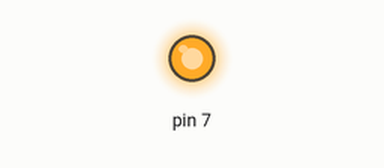
Recording of a sketch running on a simulated Arduino Uno, built with avr-gcc and run on an emulated ATmega328P. Shown: output pins drawn as LEDs (lit = HIGH).

Above: at 2.5 s.
At 6.0 s:
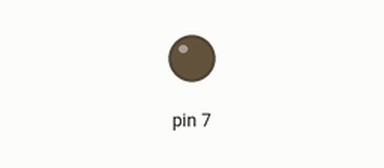
Timing chart, 0 to 9.1 s (numbered marks = the images above):
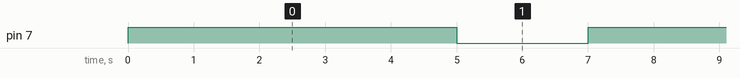

Measured:
- by itself, pin 7: alternates HIGH for 5.0 s and LOW for 2.0 s

The sketch:

blink_led.ino
```cpp
void setup(){
  pinMode(7,OUTPUT);
}

void loop(){
  digitalWrite(7,HIGH);
  delay(5000);
  digitalWrite(7,LOW);
  delay(2000);
}
```
